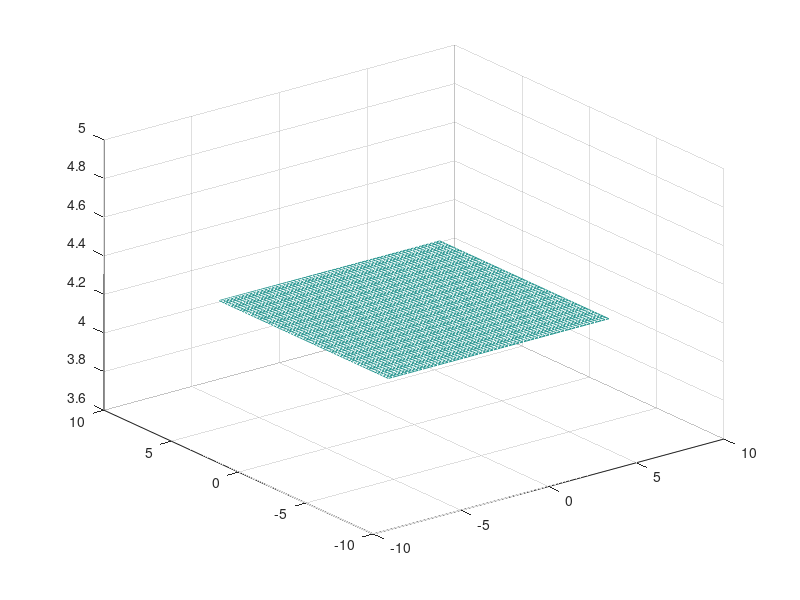

Here is the MATLAB script that generated this plot: (Note: this script raises an error after producing the figure.)
%% Plot_EX22.m
% Part 1
ezmesh(@(alpha, x)cos(2.1*alpha)*exp(0.1*x) )
%% Part 2. 
Alternative solution
fmesh(@(alpha, x)cos(2.1*alpha)*exp(0.1*x) )
title('cos(2.1*\alpha)*exp(0.1*x)')
xlabel('\alpha')
ylabel('x')
